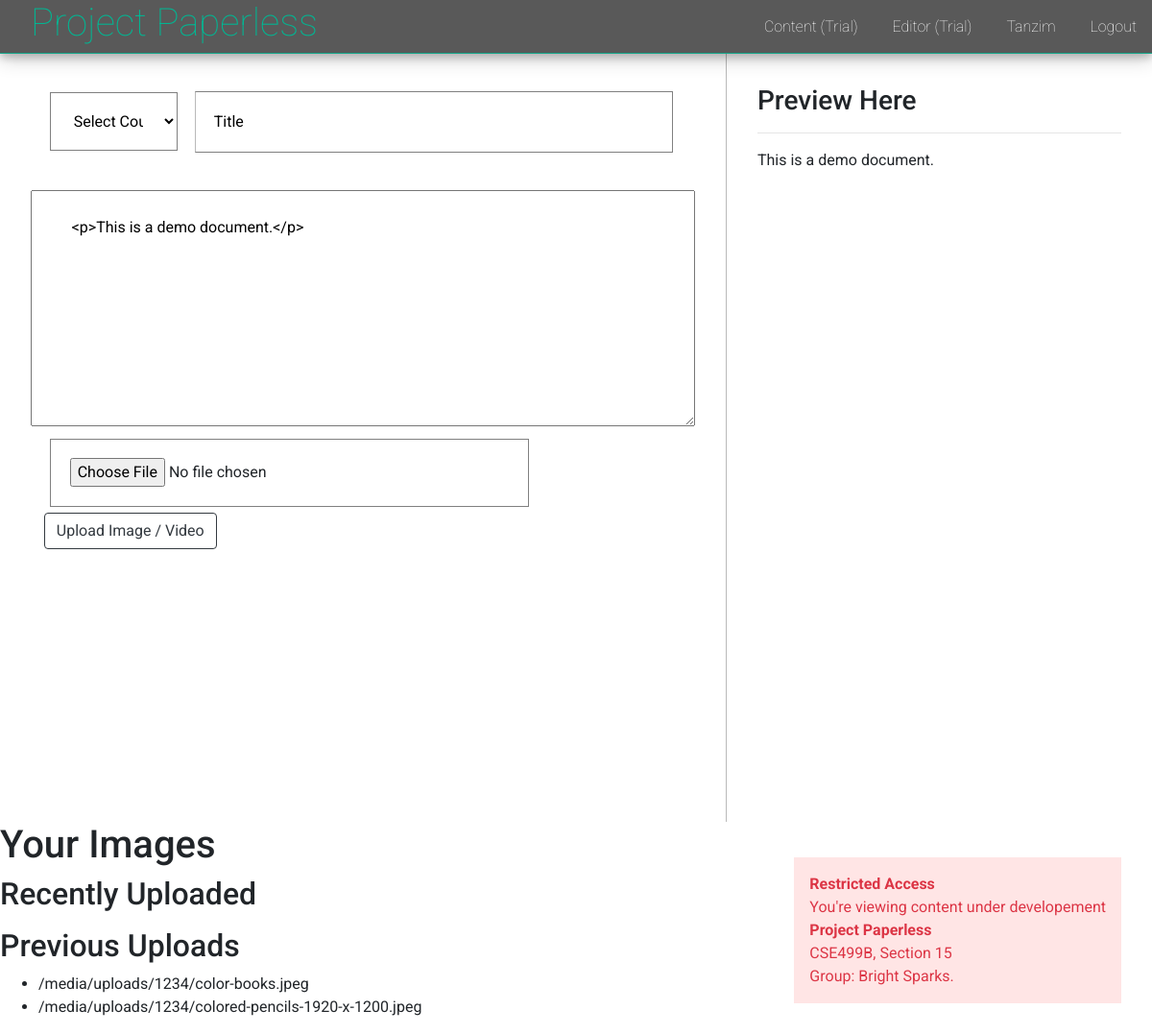
Screenshot of /content/0m4CA7/edit/ (signed in) with the database file from the repository.
### users/models.py (models this page shows)
class User(AbstractUser):
    username = models.CharField(
        error_messages={'unique': 'A user with that username already exists.'},
        help_text='Required. 10 characters or fewer.',
        max_length=10,
        unique=True,
        primary_key=True,
        validators=[UnicodeUsernameValidator(), MinLengthValidator(3)],
        verbose_name='username')

### creative_content/models.py (models this page shows, shortened)
class Content(models.Model):
    content = models.TextField()
    link = models.CharField(max_length=50, primary_key=True)
    title = models.CharField(max_length=200)
    user = models.ForeignKey('users.User', on_delete=models.CASCADE)
    course_code = models.CharField(max_length=15)
    section = models.IntegerField()

class Resource(models.Model):
    user = models.ForeignKey('users.User', on_delete=models.CASCADE)
    item = models.FileField(upload_to=user_directory_path)
    def __str__(self):
        return self.item.name

### creative_content/views.py (the view)
# urls.py: path('<str:link>/edit/', views.edit, name='content_edit'),
@login_required(login_url='users:login')
def edit(request, link):
    form = ResourceForm()
    resources = request.user.resource_set.all()
    print(request.user, resources)
    try:
        content = Content.objects.get(link=link)
    except Content.DoesNotExist:
        raise Http404('Link does not exist')
    else:
        context = {
            'edit': True,
            'form': form,
            'resources': resources,
            'content': content
        }
    return render(request, 'creative_content/editor.html', context)

### creative_content/forms.py
class ResourceForm(forms.ModelForm):
    class Meta:
        model = Resource
        fields = ['item']
    def __init__(self, *args, **kwargs):
        super().__init__(*args, **kwargs)
        self.fields['item'].widget.attrs.update({'placeholder': 'Upload Paper', 'class': 'input'})

### templates/creative_content/editor.html (shortened to what this page needs)
{% extends 'layout.html' %}
{% block body %}
<div class="editor_wrapper">
  <div class="editor_items" id="left">
    <form action="" method="POST">
      <div class="editor_inputs">
        <select name="course_id" id="left" class="input">
          <option value="default.default" selected>Select Course</option>
        </select>
        <input type="text" class="input" id="right" name="title"
        value={% if edit %} {{ content.title }} {% endif %}
        placeholder="Title">
      </div>
      <textarea name="content" id="input" cols="80" rows="10" data-sample-short>
        {% if edit %}
          {{ content.content }}
        {% endif %}
      </textarea>
    </form>
    <form action="/content/upload/" id="image_upload_form" method="POST" enctype="multipart/form-data">
      <div class="editor_inputs">
        {{ form.item }}
        <button type="submit" class="btn btn-outline-dark">Upload Image / Video</button>
      </div>
    </form>
  </div>
  <div class="editor_items" id="right">
    <h3>Preview Here</h3>
    <hr>
    <p id="output">
      {% if edit %}
        {{ content.content | safe }}
      {% endif %}
    </p>
  </div>
</div>
<div>
  <h1>Your Images</h1>
  <h2>Recently Uploaded</h2>
  <h2>Previous Uploads</h2>
  <ul>
    {% for resource in resources %}
      <li>{{ resource.item.url }}</li>
    {% endfor %}
  </ul>
</div>
{% endblock %}

### templates/includes/_navbar.html
<nav id="navigation_bar">
  <h1 id="logo"><a href="/">Project Paperless</a></a></h1>
  <div id="navigation_links">
    <ul>
      <li><a href="/content/">Content (Trial)</a></li>
      <li><a href="/content/editor/">Editor (Trial)</a></li>
      {% if request.user.is_authenticated %}
        <li><a href="#">{{ request.user.first_name }}</a></li>
        <li><a href="/logout/">Logout</a></li>
      {% else %}
        <li><a href="/login/">Login</a></li>
        <li><a href="/register/">Register</a></li>
      {% endif %}
    </ul>
  </div>
</nav>

### static/style.css (style rules this page uses)
body { margin: 0; padding: 0; font-family: 'Roboto', sans-serif; }
.editor_wrapper { display: flex; width: 100%; padding-top: 3.5rem; }
.editor_wrapper #right { border-left: 1px solid rgb(185, 185, 185); }
.editor_items { width: 100%; min-height: 100vh; padding: 2rem; }
.editor_inputs { margin-left: 2%; margin-right: 2%; margin-bottom: 2rem; }
.editor_inputs .input { background: transparent; border: 1px solid grey; padding: 1.2rem; margin: 1%; width: 75%; }
.editor_inputs #left { width: 20%; }
nav { position: fixed; top: 0; background-color: rgba(48, 48, 48, 0.8); border-bottom: 1px solid rgba(0, 184, 148,0.8); box-shadow: 0 4px 8px 0 rgba(0, 0, 0, 0.2), 0 6px 20px 0 rgba(0, 0, 0, 0.19); width: 100%; height: 3.5rem; z-index: 7; }
#logo { display: inline-block; height: 3.5rem; padding-left: 2rem; padding-right: 2rem; }
#logo a { color: #00b894; text-decoration: none; font-weight: 100; }
#navigation_links { display: inline-block; position: absolute; height: 3.5rem; right: 0; }
#navigation_links li { display: inline-block; vertical-align: middle; padding: 1rem; margin: 0; }
#navigation_links a { color: white; font-weight: 100; }

### rows the page displays
User: user.first_name "Tanzim"
Content: content "<p>This is a demo document.</p>", content "This is a demo document."
Resource: item "/media/uploads/1234/color-books.jpeg"
Resource: item "/media/uploads/1234/colored-pencils-1920-x-1200.jpeg"
